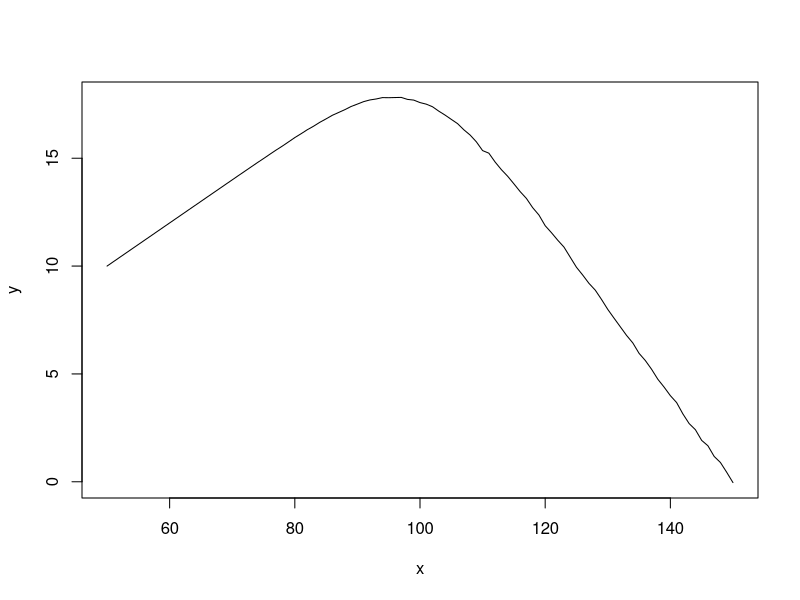
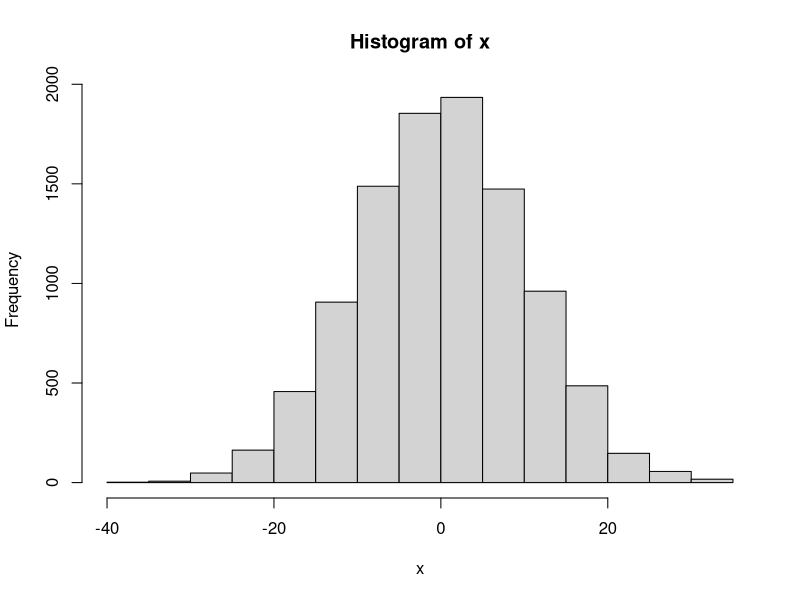
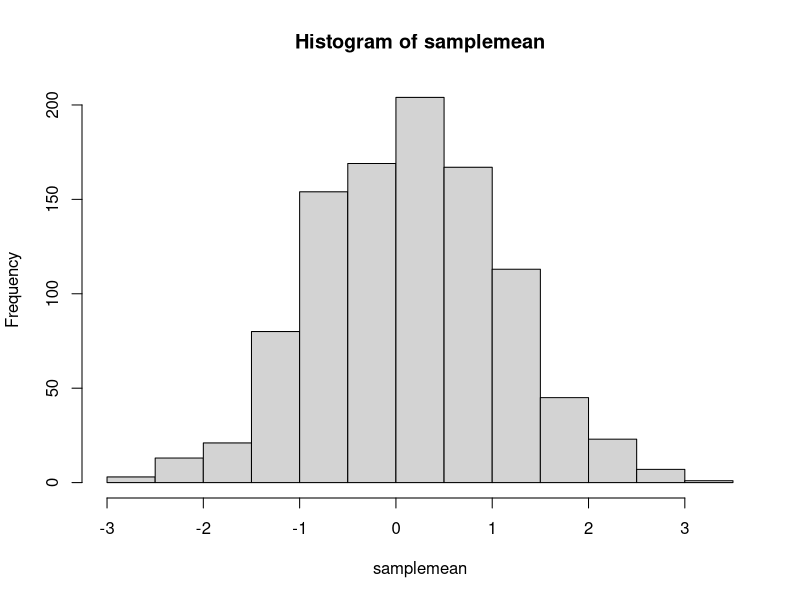
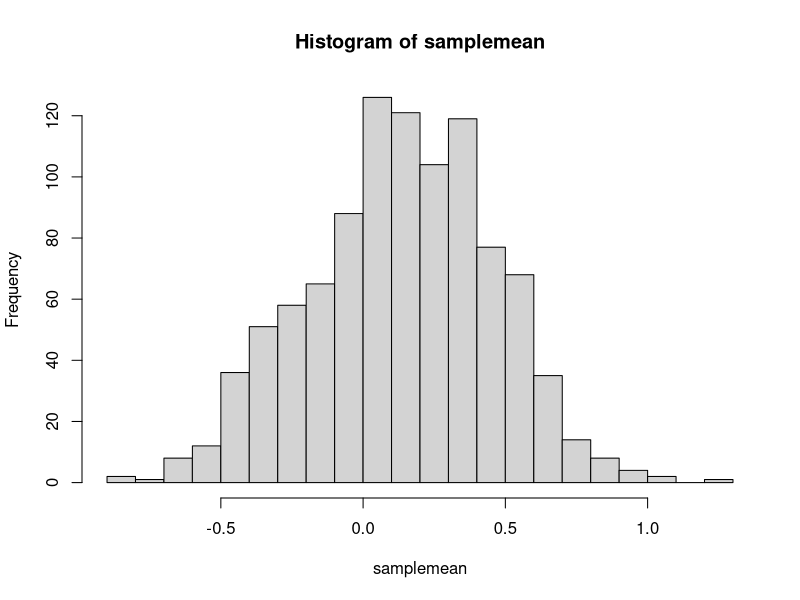

Write the R code that produced these figures, in order.


cost<-0.5
p1<-0.7
p2<-0.1
prod<-50
sell<-round(rnorm(1,100,10),0)
profit<-
  ifelse(sell>prod,
    prod*(p1-cost),
    sell*(p1-cost)+(prod-sell)*(p2-cost)
  )
profit
sellfun<-function(prod=50){
  cost<-0.5
  p1<-0.7
  p2<-0.1
  sell<-round(rnorm(10000,100,10),0)
  profit<-
    ifelse(sell>prod,
           prod*(p1-cost),
           sell*(p1-cost)+(prod-sell)*(p2-cost)
    )
  return(mean(profit))
}
  
x<-seq(50,150,by=1)
y<-sapply(x,sellfun)
plot(x,y,type='l')
max(y)
which.max(y)
x[which.max(y)]

x<-rnorm(n=1e4,0,10)
sd(x)
hist(x,20)
sampfunc<-function(n=100){
  y<-sample(x,size=n,replace=T)
  return(mean(y))
}
samplemean<-replicate(1000,sampfunc())
hist(samplemean,20)
sd(samplemean)
samplemean<-replicate(1000,sampfunc(1000))
sd(samplemean)
hist(samplemean,20)